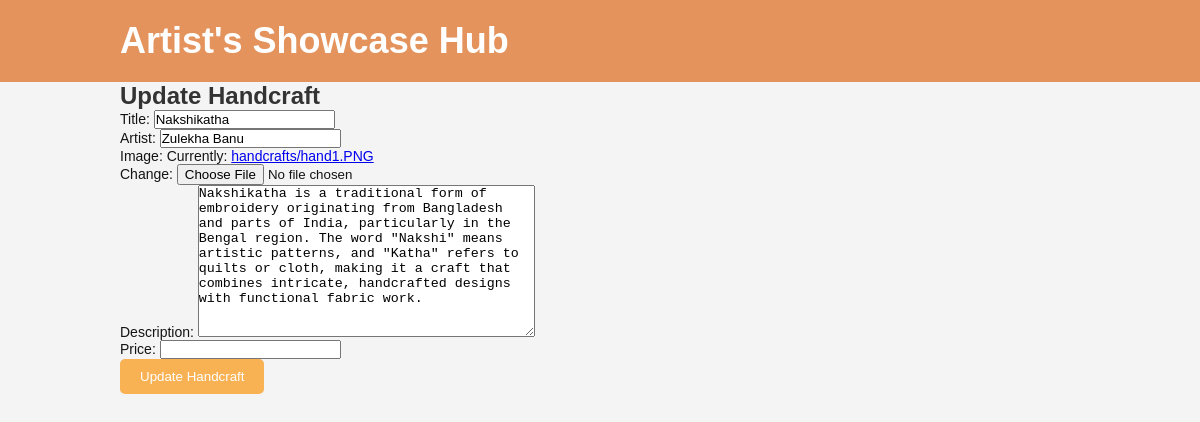
Page /update_handcraft/1/ on the earlier database version.
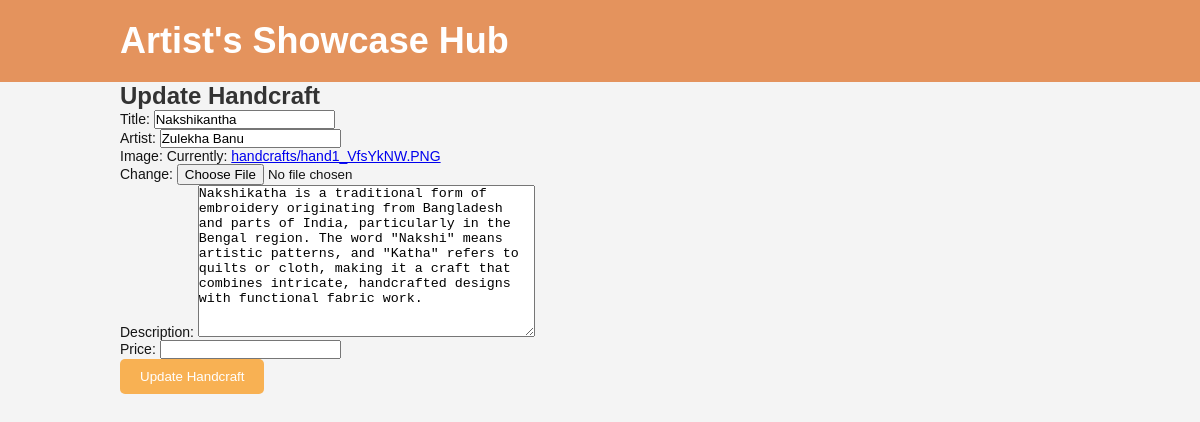
Same page on the later database version.
### hub/models.py (models this page shows, shortened)
class Handcraft(models.Model):
    title = models.CharField(max_length=200)
    artist = models.CharField(max_length=100)
    image = models.ImageField(upload_to='handcraft_images/')
    description = models.TextField(blank=True)
    price = models.DecimalField(max_digits=10, decimal_places=2, null=True, blank=True)

### hub/views.py (the view)
# urls.py: path('update_handcraft/<int:id>/', views.update_handcraft, name='update_handcraft'),
def update_handcraft(request, id):
    handcraft = get_object_or_404(Handcraft, id=id)
    if request.method == 'POST':
        form = HandcraftForm(request.POST, request.FILES, instance=handcraft)
        if form.is_valid():
            form.save()
            return redirect('handcrafts')
    else:
        form = HandcraftForm(instance=handcraft)
    return render(request, 'update_handcraft.html', {'form': form})

### hub/forms.py
class HandcraftForm(ModelForm):
    class Meta:
        model = Handcraft
        fields = '__all__'

### template/update_handcraft.html (shortened to what this page needs)
<!DOCTYPE html>
<html lang="en">
<head>
    {% load static %}
    <link rel="stylesheet" href="{% static 'gallery.css' %}">
</head>
<body>
    <header class="site-header">
        <div class="container">
            <h1 class="site-title">Artist's Showcase Hub</h1>
        </div>
    </header>
    <main class="content">
        <div class="container">
            <h2>Update Handcraft</h2>
            <form method="POST" enctype="multipart/form-data">
                {{ form.as_p }}
                <button type="submit" class="btn btn-primary">Update Handcraft</button>
            </form>
        </div>
    </main>
</body>
</html>

Differences in the rows shown:
changed Handcraft "Zulekha Banu": title "Nakshikatha" → "Nakshikantha"
Other differences:
text no longer shown: "Title: Artist: Image: Currently: handcrafts/hand1.PNG Change: Description: Price:"
text now shown: "Title: Artist: Image: Currently: handcrafts/hand1_VfsYkNW.PNG Change: Description: Price:"
